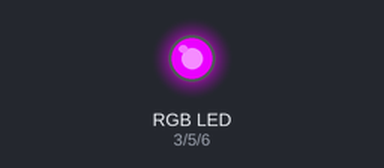
A sketch run on a simulated Arduino Uno, built with avr-gcc and run on an emulated ATmega328P. On the bench: an RGB LED mixed from three pins (HIGH = lit).

Above: at 0.1 s.
Timing chart, 0 to 1.6 s (numbered marks = the images above):
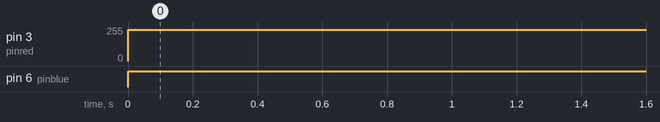

The sketch:

7RGB.ino
```cpp
/*RGB*/

int pinred=3; //declaro el pin donde va ir conectado
int pingreen=5; //declaro el pin
int pinblue=6; //declaro el pin

void setup()
{
  pinMode(pinred, OUTPUT); //asigno el pin a la salida
  pinMode(pingreen, OUTPUT); //asigno el pin a la salida
  pinMode(pinblue, OUTPUT); //asigno el pin a la salida
}

void loop()
{
  analogWrite(pinred, 234); //el número que tendrá
  analogWrite(pingreen, 0); //el número que tendrá
  analogWrite(pinblue, 255); //el número que tendrá
}
```

Measured:
- by itself, pin 3 (pinred): 0/255 → 234/255 at 0.00 s
- by itself, pin 6 (pinblue): LOW → HIGH at 0.00 s
